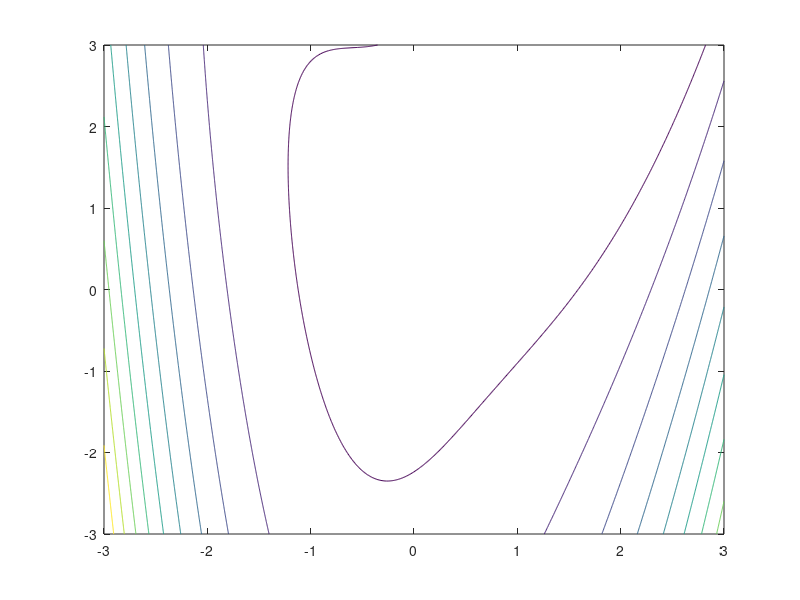
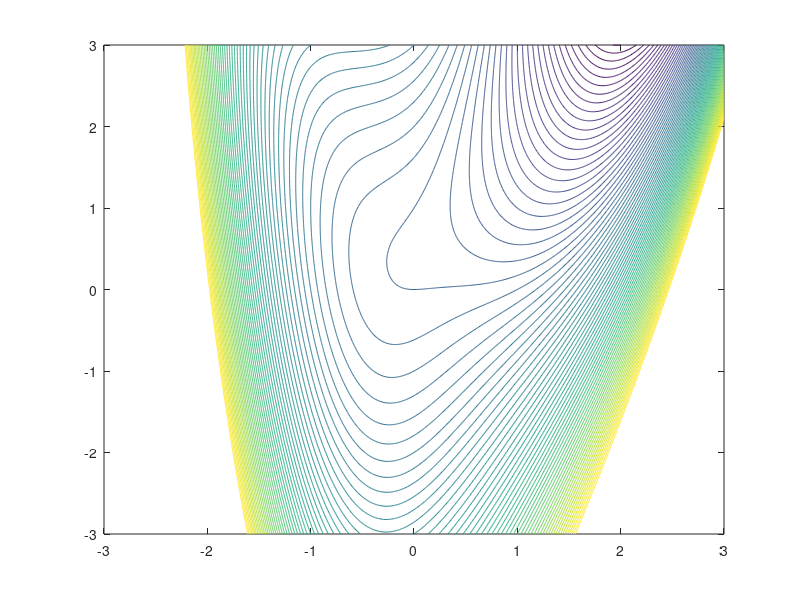
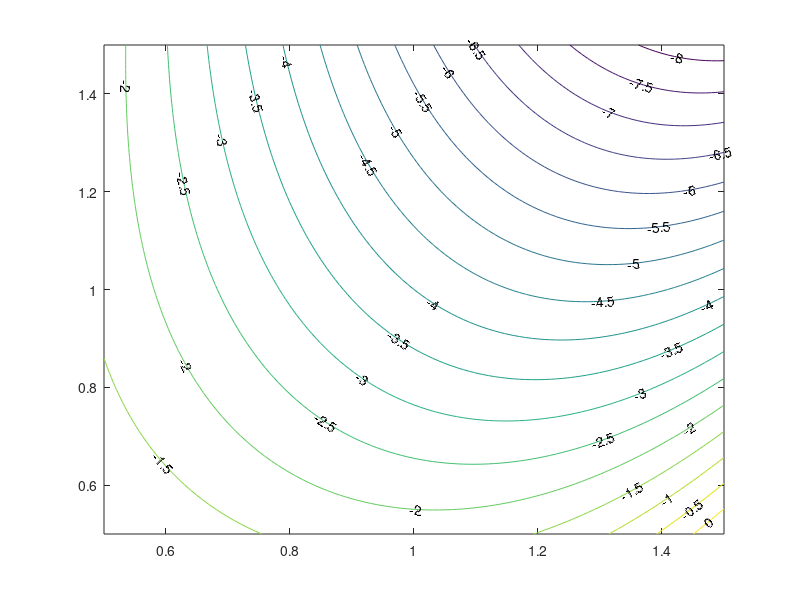
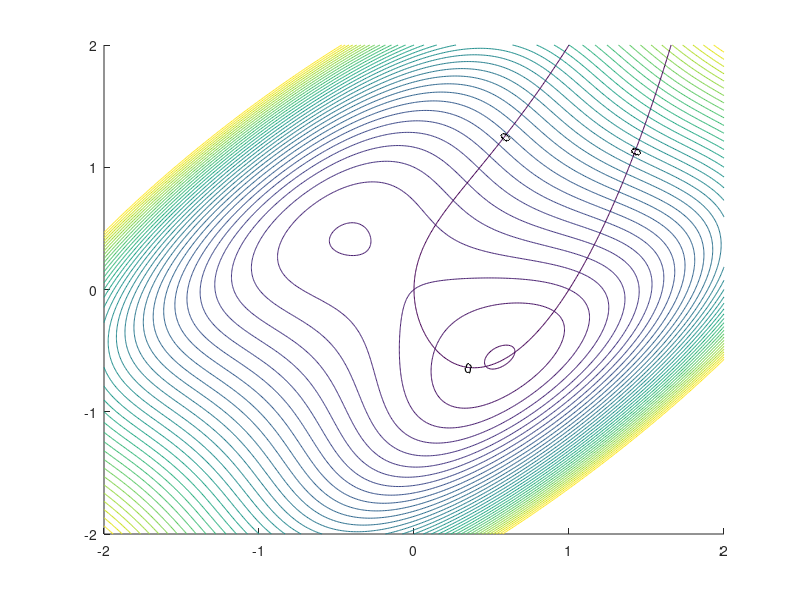

Write MATLAB code to recreate these figures, in order.
clear all; clc;

x=[-3:0.01:3];
y=[-3:0.01:3];
[x1,x2]=meshgrid(x,y);
f = -x2-2.*x1.*x2+x1.^2 +x2.^2-3.*(x1.^2).*x2-2.*(x1.^3)+2.*(x1.^4);

figure(1)
contour(x1,x2,f);

%%
% looking at more levels

figure(2)
contour(x1,x2,f, [-50:50]);

%%
% at (1, 1) f= -4

clear all; clc;

x=[0.5:0.01:1.5];
y=[0.5:0.01:1.5];
[x1,x2]=meshgrid(x,y);
f11 = -x2-2.*x1.*x2+x1.^2 +x2.^2-3.*(x1.^2).*x2-2.*(x1.^3)+2.*(x1.^4);

figure(3)
contour(x1,x2,f11,[-10:0.5:0], 'ShowText','on');

% you can see from graph that function continuously decreases at this point
% which means that the function is unbounded. Can see roughly on the graph
% where the min for f is

%%
% adding a constraint for the min of f
clear all; clc;

x=[-2:0.01:2];
y=[-2:0.01:2];
[x1,x2]=meshgrid(x,y);
f22=(x2-x1).^4+8*x1.*x2-x1+x2+3;
g=x1.^4-2*x1.^2.*x2+x1.^2+x2.^2-2*x1;

figure(4)
hold on
contour(x1,x2,f22,[0:35]);

contour(x1,x2,g,[0,0],'ShowText','on'); % this plots a line where g=0
hold off

figure(5)
hold on
contour(x1,x2,f22,[0:35]);

contour(x1,x2,g,[1,1],'ShowText','on'); % this plots a line where g<=1
hold off



